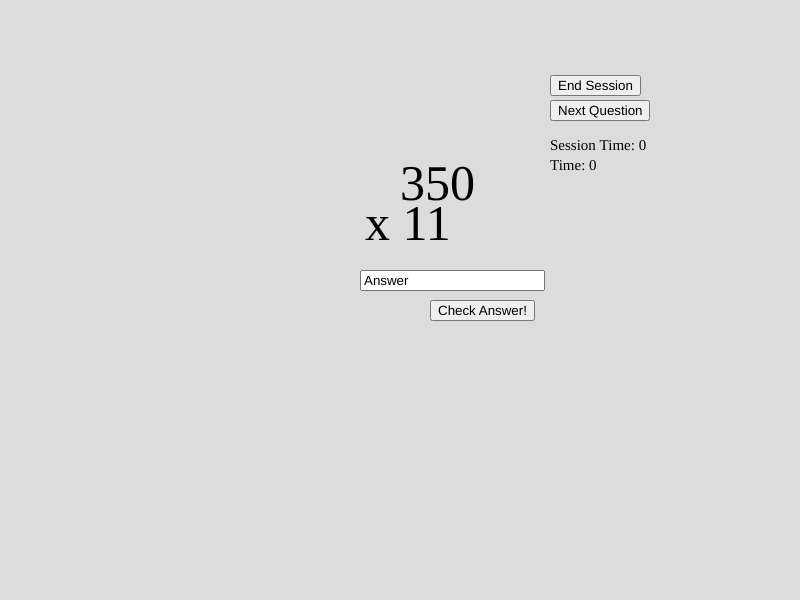
Frame 1 (no input)
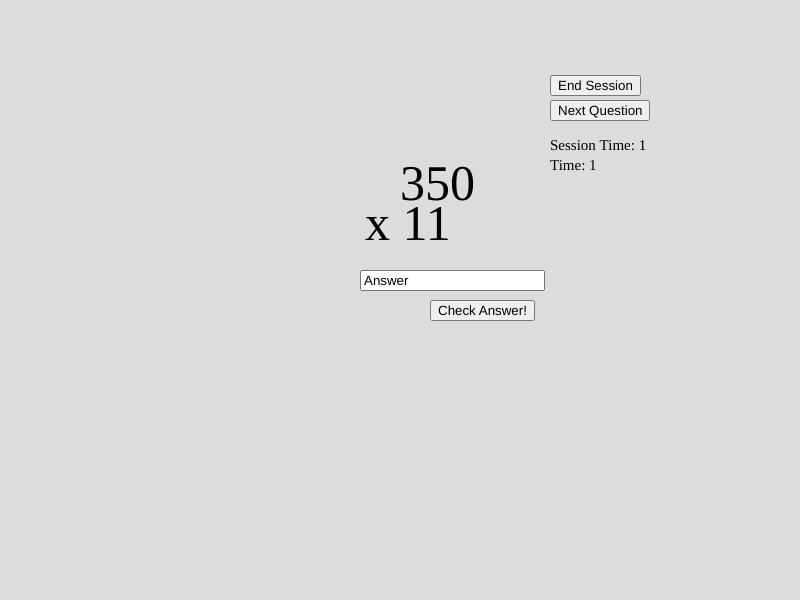
Frame 60 (no input)
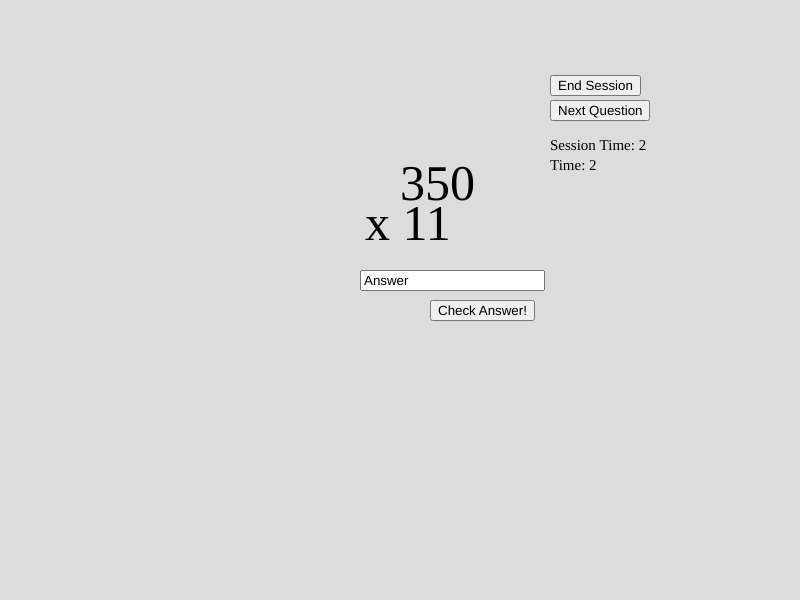
Frame 120 (the mouse pressed at the canvas centre since frame 60)

The p5.js sketch that drew these frames (run headless with seeded random() and noise() and a simulated clock; from frame 60 on, the mouse is pressed at the canvas centre):

// p5.js sketch
// ── sketch.js
var PROBLEM = 1; 
var CORRECT = 2; 
var WRONG = 3; 
var SESSION_REPORT = 4;  
var gameState = PROBLEM; 
var rand1; 
var rand2;  
var correctAnswer; 
var incorrectAnswer; 
var playerInput; 
var timer; 
var totalQuestion; 
var skippedQuestions; 
var sessionTimer; 

function setup() {
  createCanvas(displayWidth, displayHeight);

  this.input = createInput("Answer");
  this.button = createButton("Check Answer!"); 
  this.next = createButton("Next Question"); 
  this.session = createButton("End Session"); 

  //this.next.position(displayWidth/2 + 150, 100);

  if(gameState === PROBLEM){

    rand1 = Math.round(random(100,450)); 
    rand2 = Math.round(random(1,50)); 
  
  }

  timer = 0; 
  sessionTimer = 0; 
  incorrectAnswer = 0;
  correctAnswer = 0;  
  totalQuestion = 0; 
  skippedQuestions = 0; 
}

function draw() {
  background(220);

  if(correctAnswer === undefined){
    correctAnswer = 0; 
  }

  if(gameState === PROBLEM){

    textSize(50);
    textFont("Calibri"); 
    text(rand1, displayWidth/2,displayHeight/2-100);
    text("x " + rand2, displayWidth/2 - 35, displayHeight/2 -60);
    this.input.show();
    this.button.show();
    this.next.show();
    this.session.show(); 
    this.input.position(displayWidth/2 - 40 , displayHeight/2 - 30);
    this.button.position(displayWidth/2 + 30, displayHeight/2);
    this.next.position(displayWidth/2 + 150, 100);
    this.session.position(displayWidth/2 + 150, 75);  

    var correctAnswer = rand1 * rand2; 

    if(frameCount % 50 === 0){
      timer++; 
    }

    if(frameCount % 50 === 0){
      sessionTimer++; 
    }

    textSize(15);
    text("Time: " + timer, displayWidth/2 + 150,170); 
    text("Session Time: " + sessionTimer, displayWidth/2 + 150,150); 

    this.button.mousePressed(()=>{
      playerInput = this.input.value(); 
      
      var playerAnswer = parseInt(playerInput)

      if(playerAnswer === correctAnswer){
        console.log(gameState);
        gameState = CORRECT;  
        totalQuestion++; 
      }

      if(playerAnswer !== correctAnswer){

        gameState = WRONG; 
        totalQuestion++; 
        incorrectAnswer++; 
      }
    });

    this.next.mousePressed(()=>{

    rand1 = Math.round(random(100,450)); 
    rand2 = Math.round(random(1,50)); 
    timer = 0; 
    skippedQuestions++; 

    }); 

    this.session.mousePressed(()=>{
      this.input.hide();
      this.button.hide();
      this.next.hide();
      this.session.hide(); 
      gameState = SESSION_REPORT; 
    }); 

  }

  if(gameState === CORRECT){

    textSize(50); 
    text(rand1, displayWidth/2,displayHeight/2-100);
    text("x " + rand2, displayWidth/2 - 35, displayHeight/2 -60);

    textSize(15);
    textFont("Calibri"); 
    text("Good Job! You got the answer correct! It took you " + timer + " second/s.", displayWidth/2 - 70, displayHeight/2 + 50); 

    this.next.mousePressed(()=>{

      gameState = PROBLEM; 
      rand1 = Math.round(random(100,450)); 
      rand2 = Math.round(random(1,50)); 
      timer = 0; 
  
      }); 
  }

  if(gameState === WRONG){
 
    textSize(50); 
    text(rand1, displayWidth/2,displayHeight/2-100);
    text("x " + rand2, displayWidth/2 - 35, displayHeight/2 -60);

    textSize(15);
    textFont("Calibri"); 
    text("Wrong Answer, the correct answer was " + rand1 * rand2, displayWidth/2 - 70, displayHeight/2 + 50); 

    this.next.mousePressed(()=>{

      gameState = PROBLEM; 
      rand1 = Math.round(random(100,450)); 
      rand2 = Math.round(random(1,50)); 
      timer = 0; 
  
      }); 

  }

  if(gameState === SESSION_REPORT){
   

    correctAnswer = totalQuestion - incorrectAnswer; 

    textSize(50); 
    text("Session Report", displayWidth/2 - 100, 100);

    textSize(25); 
    text("Time Studied: " + sessionTimer + " second/s", displayWidth/2 - 100, 150);
    text("Number of Questions: " + totalQuestion, displayWidth/2 - 100, 200);
    text("Correct: " + correctAnswer, displayWidth/2 - 100, 250); 
    text("Incorrect: " + incorrectAnswer, displayWidth/2 - 100, 300); 
    text("Skipped: " + skippedQuestions, displayWidth/2 - 100, 350);
    
    if(frameCount % 25===0){
      gameState = PROBLEM
    }
  }
}
